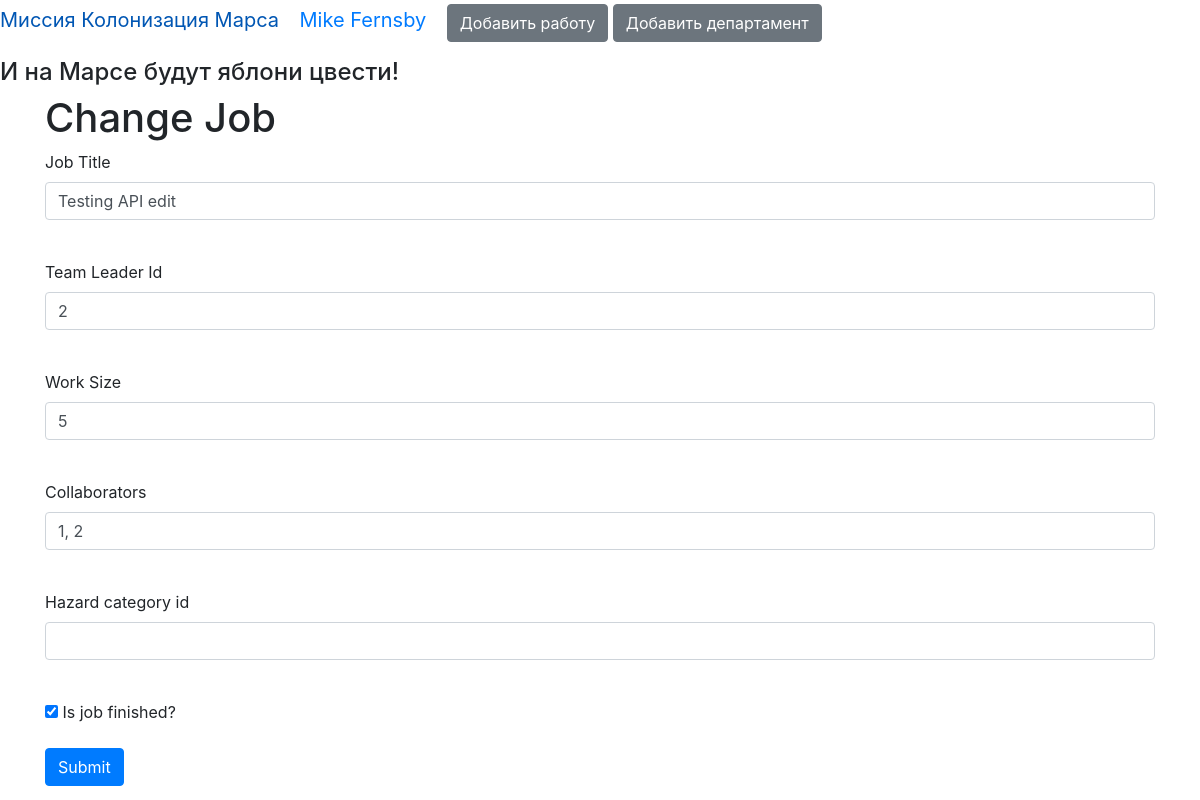
Page /change_job/4 (signed in) on the earlier database version.
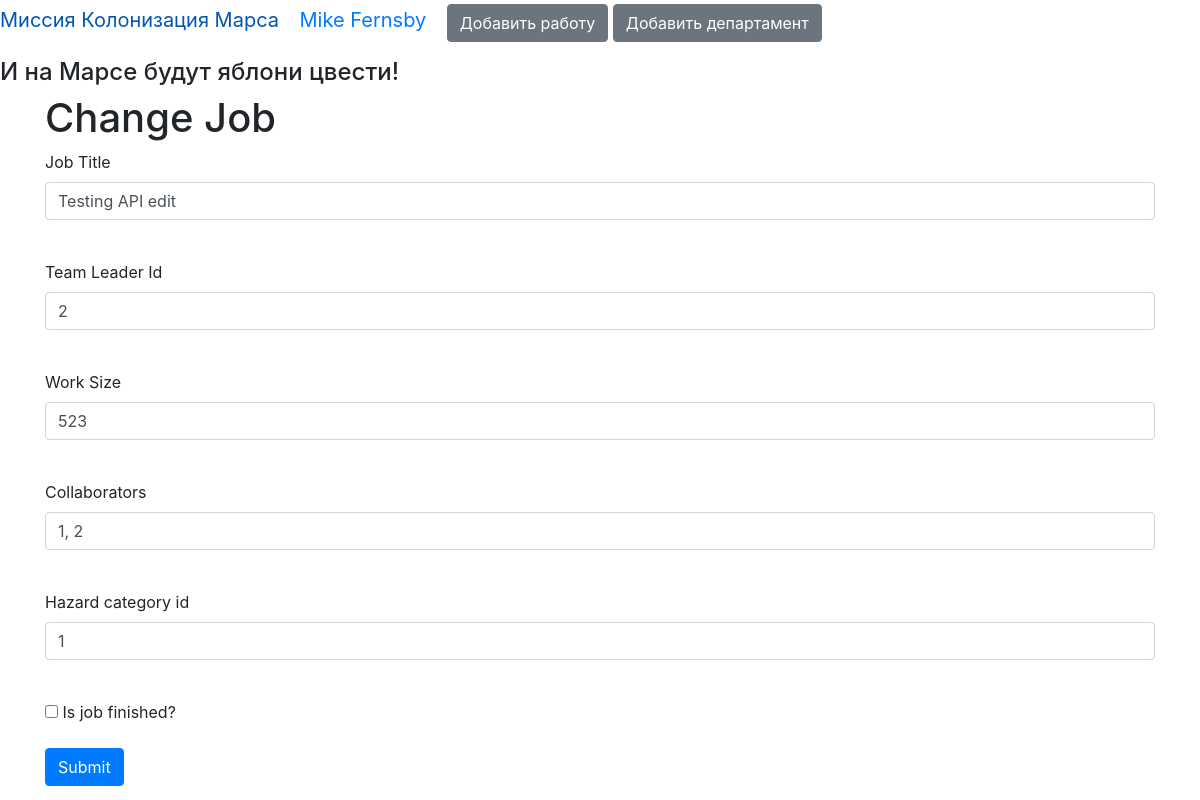
Same page on the later database version.
### data/beta_code.py (models this page shows, shortened)
class User(SqlAlchemyBase, UserMixin, SerializerMixin):
    __tablename__ = 'users'
    id = sqlalchemy.Column(sqlalchemy.Integer,
                           primary_key=True, autoincrement=True)
    surname = sqlalchemy.Column(sqlalchemy.String, nullable=True)
    name = sqlalchemy.Column(sqlalchemy.String, nullable=True)
    age = sqlalchemy.Column(sqlalchemy.Integer, nullable=True)
    position = sqlalchemy.Column(sqlalchemy.String, nullable=True)
    speciality = sqlalchemy.Column(sqlalchemy.String, nullable=True)
    address = sqlalchemy.Column(sqlalchemy.String, nullable=True)
    email = sqlalchemy.Column(sqlalchemy.String,
                              index=True, unique=True, nullable=True)
    hashed_password = sqlalchemy.Column(sqlalchemy.String, nullable=True)
    modified_date = sqlalchemy.Column(sqlalchemy.DateTime,
                                      default=datetime.datetime.now)

class Jobs(SqlAlchemyBase, SerializerMixin):
    __tablename__ = 'jobs'
    id = sqlalchemy.Column(sqlalchemy.Integer,
                           primary_key=True, autoincrement=True)
    team_leader = sqlalchemy.Column(sqlalchemy.Integer,
                                    sqlalchemy.ForeignKey("users.id"))
    job = sqlalchemy.Column(sqlalchemy.String, nullable=True)
    work_size = sqlalchemy.Column(sqlalchemy.Integer, nullable=True)
    collaborators = sqlalchemy.Column(sqlalchemy.String, nullable=True)
    start_date = sqlalchemy.Column(sqlalchemy.DateTime,
                                   default=datetime.datetime.now)
    end_date = sqlalchemy.Column(sqlalchemy.DateTime, nullable=True)
    is_finished = sqlalchemy.Column(sqlalchemy.Boolean, nullable=True)
    author = sqlalchemy.Column(sqlalchemy.Integer, nullable=True)
    categories = orm.relationship("Category",
                                  secondary="association",
                                  backref="jobs")

### truly_main.py (the view, shortened to what this page needs)
@app.route('/change_job/<id_job>', methods=['GET', 'POST'])
@login_required
def change_job(id_job):
    db_sess = db_session.create_session()
    data = db_sess.query(Jobs).filter(Jobs.id == id_job).first()
    if data.author == current_user.id or current_user.id == 1 or current_user.id == data.team_leader:
        form = JobForm()
        return render_template('job_form.html', title='Изменение работы',
                               form=form, action="change", data=data,
                               categories=", ".join([str(i.id) for i in data.categories]))
    return "У вас нет прав на это действие"

### data/forms/job.py
class JobForm(FlaskForm):
    title = StringField('Job Title', validators=[DataRequired()])
    team_leader = StringField('Team Leader Id', validators=[DataRequired()])
    work_size = StringField('Work Size', validators=[DataRequired()])
    collaborators = StringField('Collaborators', validators=[DataRequired()])
    category = StringField('Hazard category id', validators=[DataRequired()])
    is_finished = BooleanField("Is job finished?")
    submit = SubmitField('Submit')

### data/db_session.py (called while the page is built)
def create_session() -> Session:
    global __factory
    return __factory()

### truly_main.py (called while the page is built)
@login_manager.user_loader
def load_user(user_id):
    db_sess = db_session.create_session()
    return db_sess.query(User).get(user_id)

### templates/job_form.html (shortened to what this page needs)
{% extends "base.html" %}
{% block content %}
{% if action == "add" %}
<h1>Add Job</h1>
{% else %}
<h1>Change Job</h1>
{% endif %}
<form action="" method="post" novalidate>
    <p>
        {{ form.title.label }}<br>
        {{ form.title(class="form-control", value=data.job) }}<br>
    </p>
    <p>
        {{ form.team_leader.label }}<br>
        {{ form.team_leader(class="form-control", value=data.team_leader) }}<br>
    </p>
    <p>
        {{ form.work_size.label }}<br>
        {{ form.work_size(class="form-control", value=data.work_size) }}<br>
    </p>
    <p>
        {{ form.collaborators.label }}<br>
        {{ form.collaborators(class="form-control", value=data.collaborators) }}<br>
    </p>
    <p>
        {{ form.category.label }}<br>
        {{ form.category(class="form-control", value=categories) }}<br>
    </p>
    {% if data == None %}
    <p>{{ form.is_finished() }} {{ form.is_finished.label }}</p>
    {% else %}
    <p>{{ form.is_finished(checked=data.is_finished) }} {{ form.is_finished.label }}</p>
    {% endif %}
    <p>{{ form.submit(type="submit", class="btn btn-primary") }}</p>
</form>
{% endblock %}

### templates/base.html (shortened to what this page needs)
<!DOCTYPE html>
<html lang="en">
<head>
    <link rel="stylesheet" type="text/css" href={{ css_file }} />
    <link rel="stylesheet"
          href="https://stackpath.bootstrapcdn.com/bootstrap/4.4.1/css/bootstrap.min.css"
>
</head>
<body>
<nav>
    {% if current_user.is_authenticated %}
    <p>
        <a class="navbar-brand" href="/">Миссия Колонизация Марса</a>
        <a class="navbar-brand" href="/logout">{{ current_user.name }} {{ current_user.surname }}</a>
    <a href="/add_job" class="btn btn-secondary">Добавить работу</a>
    <a href="/add_department" class="btn btn-secondary">Добавить департамент</a>
    </p>
{% else %}
    <p>
        <a class="navbar-brand" href="/">Миссия Колонизация Марса</a>
        <a class="btn btn-primary " href="/register">Зарегистрироваться</a>
        <a class="btn btn-success" href="/login">Войти</a>
    </p>
{% endif %}
</nav>
<h4>И на Марсе будут яблони цвести!</h4>
<main role="main" class="container">
    {% block content %}{% endblock %}
</main>
</body>
</html>

Differences in the rows shown:
changed Jobs: work_size "5" → "523"; is_finished "☑" → "☐"
Other differences:
form field category: (not shown) → "1"
